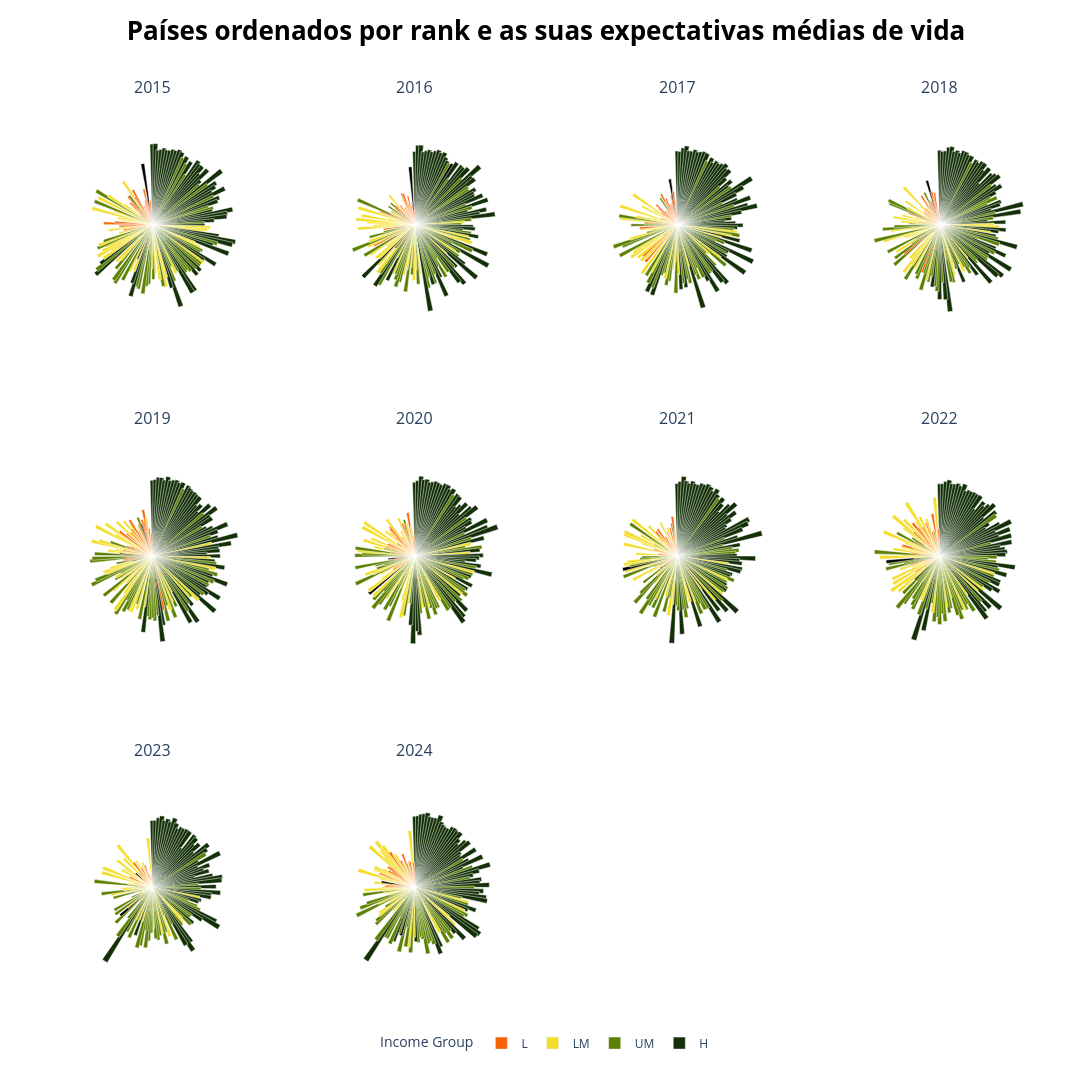

Notebook cell for this chart:
### Markdown cell above
#### 3.2- A expectativa de vida contribui consistentemente para a felicidade?

### Code cell
years = sorted(datasets.keys())
n = len(years)

income_colors = {
    'L': "#FB6107",    
    'LM': "#F3DE2C",   
    'UM': "#5C8001",  
    'H': "#143008"     
}

cols = 4
rows = (n + cols - 1) // cols

fig = make_subplots(
    rows=rows,
    cols=cols,
    specs=[[{"type": "polar"} for _ in range(cols)] for _ in range(rows)],
    subplot_titles=[str(year) for year in years], 
    horizontal_spacing=0.08,
    vertical_spacing=0.09     
)

index = 0
for year in years:
    df = datasets[year]

    row = index // cols + 1
    col = index % cols + 1
    
    color_vector = df["Income"].map(income_colors)
    fig.add_trace(
        go.Barpolar(
            r=df["Healthy Life Expectancy"],
            theta=df["Country"],
            width=[1.5]*len(df),
            marker=dict(
                color=color_vector,    
                line_color='white'),
            opacity=1,
            customdata=np.stack([df["Country"], df["Rank"]], axis=-1),
            hovertemplate="<b>%{customdata[0]}</b><br>Rank: %{customdata[1]}<extra></extra>",
            showlegend=False  # Não mostrar legendas individuais
        ),
        row=row, col=col
    )

    fig.update_polars(
        angularaxis=dict(visible=False, rotation=90, direction="clockwise"),
        radialaxis=dict(visible=False),
        bgcolor="white",
        row=row, col=col,
    )

    index += 1


# este for foi LLM
for income_group, color in income_colors.items():
    fig.add_trace(
        go.Barpolar(
            r=[0],
            theta=[0],
            marker_color=color,
            name=income_group,
            showlegend=True
        )
    )


fig.update_layout(
    height=400 * rows,  
    width=300 * cols,   
    margin=dict(t=100, b=80, l=60, r=60),  # b aumentado para a legenda
    showlegend=True,
    title=dict(
        text="<b>Países ordenados por rank e as suas expectativas médias de vida</b>",
        y=0.98,
        x=0.5,
        font=dict(size=26, color="black")
    ),
    legend=dict(
        orientation="h",      # horizontal
        yanchor="bottom",
        y=-0.05,              # posição abaixo dos gráficos
        xanchor="center",
        x=0.5,
        title_text="Income Group"
    )
)

fig.show()

### Figure 1 — Plotly figure (JSON) as saved in the notebook; plotly's stock layout.template omitted (floating-point values rounded to 4 significant figures; data arrays with more than 128 entries replaced by an {"elided": "..."} marker saying what was removed)
{"data": [{"customdata": {"elided": "158x2 mixed values"}, "hovertemplate": "<b>%{customdata[0]}</b><br>Rank: %{customdata[1]}<extra></extra>", "marker": {"color": {"elided": "158 str values"}, "line": {"color": "white"}}, "opacity": 1, "r": {"elided": "158 float values"}, "showlegend": false, "subplot": "polar", "theta": {"elided": "158 str values"}, "type": "barpolar", "width": {"elided": "158 float values"}}, {"customdata": {"elided": "157x2 mixed values"}, "hovertemplate": "<b>%{customdata[0]}</b><br>Rank: %{customdata[1]}<extra></extra>", "marker": {"color": {"elided": "157 str values"}, "line": {"color": "white"}}, "opacity": 1, "r": {"elided": "157 float values"}, "showlegend": false, "subplot": "polar2", "theta": {"elided": "157 str values"}, "type": "barpolar", "width": {"elided": "157 float values"}}, {"customdata": {"elided": "155x2 mixed values"}, "hovertemplate": "<b>%{customdata[0]}</b><br>Rank: %{customdata[1]}<extra></extra>", "marker": {"color": {"elided": "155 str values"}, "line": {"color": "white"}}, "opacity": 1, "r": {"elided": "155 float values"}, "showlegend": false, "subplot": "polar3", "theta": {"elided": "155 str values"}, "type": "barpolar", "width": {"elided": "155 float values"}}, {"customdata": {"elided": "156x2 mixed values"}, "hovertemplate": "<b>%{customdata[0]}</b><br>Rank: %{customdata[1]}<extra></extra>", "marker": {"color": {"elided": "156 str values"}, "line": {"color": "white"}}, "opacity": 1, "r": {"elided": "156 float values"}, "showlegend": false, "subplot": "polar4", "theta": {"elided": "156 str values"}, "type": "barpolar", "width": {"elided": "156 float values"}}, {"customdata": {"elided": "156x2 mixed values"}, "hovertemplate": "<b>%{customdata[0]}</b><br>Rank: %{customdata[1]}<extra></extra>", "marker": {"color": {"elided": "156 str values"}, "line": {"color": "white"}}, "opacity": 1, "r": {"elided": "156 float values"}, "showlegend": false, "subplot": "polar5", "theta": {"elided": "156 str values"}, "type": "barpolar", "width": {"elided": "156 float values"}}, {"customdata": {"elided": "153x2 mixed values"}, "hovertemplate": "<b>%{customdata[0]}</b><br>Rank: %{customdata[1]}<extra></extra>", "marker": {"color": {"elided": "153 str values"}, "line": {"color": "white"}}, "opacity": 1, "r": {"elided": "153 float values"}, "showlegend": false, "subplot": "polar6", "theta": {"elided": "153 str values"}, "type": "barpolar", "width": {"elided": "153 float values"}}, {"customdata": {"elided": "149x2 mixed values"}, "hovertemplate": "<b>%{customdata[0]}</b><br>Rank: %{customdata[1]}<extra></extra>", "marker": {"color": {"elided": "149 str values"}, "line": {"color": "white"}}, "opacity": 1, "r": {"elided": "149 float values"}, "showlegend": false, "subplot": "polar7", "theta": {"elided": "149 str values"}, "type": "barpolar", "width": {"elided": "149 float values"}}, {"customdata": {"elided": "146x2 mixed values"}, "hovertemplate": "<b>%{customdata[0]}</b><br>Rank: %{customdata[1]}<extra></extra>", "marker": {"color": {"elided": "146 str values"}, "line": {"color": "white"}}, "opacity": 1, "r": {"elided": "146 float values"}, "showlegend": false, "subplot": "polar8", "theta": {"elided": "146 str values"}, "type": "barpolar", "width": {"elided": "146 float values"}}, {"customdata": {"elided": "137x2 mixed values"}, "hovertemplate": "<b>%{customdata[0]}</b><br>Rank: %{customdata[1]}<extra></extra>", "marker": {"color": {"elided": "137 str values"}, "line": {"color": "white"}}, "opacity": 1, "r": {"elided": "137 float values"}, "showlegend": false, "subplot": "polar9", "theta": {"elided": "137 str values"}, "type": "barpolar", "width": {"elided": "137 float values"}}, {"customdata": {"elided": "143x2 mixed values"}, "hovertemplate": "<b>%{customdata[0]}</b><br>Rank: %{customdata[1]}<extra></extra>", "marker": {"color": {"elided": "143 str values"}, "line": {"color": "white"}}, "opacity": 1, "r": {"elided": "143 float values"}, "showlegend": false, "subplot": "polar10", "theta": {"elided": "143 str values"}, "type": "barpolar", "width": {"elided": "143 float values"}}, {"marker": {"color": "#FB6107"}, "name": "L", "r": [0], "showlegend": true, "theta": [0], "type": "barpolar"}, {"marker": {"color": "#F3DE2C"}, "name": "LM", "r": [0], "showlegend": true, "theta": [0], "type": "barpolar"}, {"marker": {"color": "#5C8001"}, "name": "UM", "r": [0], "showlegend": true, "theta": [0], "type": "barpolar"}, {"marker": {"color": "#143008"}, "name": "H", "r": [0], "showlegend": true, "theta": [0], "type": "barpolar"}], "layout": {"annotations": [{"font": {"size": 16}, "showarrow": false, "text": "2015", "x": 0.095, "xanchor": "center", "xref": "paper", "y": 1, "yanchor": "bottom", "yref": "paper"}, {"font": {"size": 16}, "showarrow": false, "text": "2016", "x": 0.365, "xanchor": "center", "xref": "paper", "y": 1, "yanchor": "bottom", "yref": "paper"}, {"font": {"size": 16}, "showarrow": false, "text": "2017", "x": 0.635, "xanchor": "center", "xref": "paper", "y": 1, "yanchor": "bottom", "yref": "paper"}, {"font": {"size": 16}, "showarrow": false, "text": "2018", "x": 0.905, "xanchor": "center", "xref": "paper", "y": 1, "yanchor": "bottom", "yref": "paper"}, {"font": {"size": 16}, "showarrow": false, "text": "2019", "x": 0.095, "xanchor": "center", "xref": "paper", "y": 0.6367, "yanchor": "bottom", "yref": "paper"}, {"font": {"size": 16}, "showarrow": false, "text": "2020", "x": 0.365, "xanchor": "center", "xref": "paper", "y": 0.6367, "yanchor": "bottom", "yref": "paper"}, {"font": {"size": 16}, "showarrow": false, "text": "2021", "x": 0.635, "xanchor": "center", "xref": "paper", "y": 0.6367, "yanchor": "bottom", "yref": "paper"}, {"font": {"size": 16}, "showarrow": false, "text": "2022", "x": 0.905, "xanchor": "center", "xref": "paper", "y": 0.6367, "yanchor": "bottom", "yref": "paper"}, {"font": {"size": 16}, "showarrow": false, "text": "2023", "x": 0.095, "xanchor": "center", "xref": "paper", "y": 0.2733, "yanchor": "bottom", "yref": "paper"}, {"font": {"size": 16}, "showarrow": false, "text": "2024", "x": 0.365, "xanchor": "center", "xref": "paper", "y": 0.2733, "yanchor": "bottom", "yref": "paper"}], "height": 1200, "legend": {"orientation": "h", "title": {"text": "Income Group"}, "x": 0.5, "xanchor": "center", "y": -0.05, "yanchor": "bottom"}, "margin": {"b": 80, "l": 60, "r": 60, "t": 100}, "polar": {"angularaxis": {"direction": "clockwise", "rotation": 90, "visible": false}, "bgcolor": "white", "domain": {"x": [0, 0.19], "y": [0.7267, 1]}, "radialaxis": {"visible": false}}, "polar10": {"angularaxis": {"direction": "clockwise", "rotation": 90, "visible": false}, "bgcolor": "white", "domain": {"x": [0.27, 0.46], "y": [0, 0.2733]}, "radialaxis": {"visible": false}}, "polar11": {"domain": {"x": [0.54, 0.73], "y": [0, 0.2733]}}, "polar12": {"domain": {"x": [0.81, 1], "y": [0, 0.2733]}}, "polar2": {"angularaxis": {"direction": "clockwise", "rotation": 90, "visible": false}, "bgcolor": "white", "domain": {"x": [0.27, 0.46], "y": [0.7267, 1]}, "radialaxis": {"visible": false}}, "polar3": {"angularaxis": {"direction": "clockwise", "rotation": 90, "visible": false}, "bgcolor": "white", "domain": {"x": [0.54, 0.73], "y": [0.7267, 1]}, "radialaxis": {"visible": false}}, "polar4": {"angularaxis": {"direction": "clockwise", "rotation": 90, "visible": false}, "bgcolor": "white", "domain": {"x": [0.81, 1], "y": [0.7267, 1]}, "radialaxis": {"visible": false}}, "polar5": {"angularaxis": {"direction": "clockwise", "rotation": 90, "visible": false}, "bgcolor": "white", "domain": {"x": [0, 0.19], "y": [0.3633, 0.6367]}, "radialaxis": {"visible": false}}, "polar6": {"angularaxis": {"direction": "clockwise", "rotation": 90, "visible": false}, "bgcolor": "white", "domain": {"x": [0.27, 0.46], "y": [0.3633, 0.6367]}, "radialaxis": {"visible": false}}, "polar7": {"angularaxis": {"direction": "clockwise", "rotation": 90, "visible": false}, "bgcolor": "white", "domain": {"x": [0.54, 0.73], "y": [0.3633, 0.6367]}, "radialaxis": {"visible": false}}, "polar8": {"angularaxis": {"direction": "clockwise", "rotation": 90, "visible": false}, "bgcolor": "white", "domain": {"x": [0.81, 1], "y": [0.3633, 0.6367]}, "radialaxis": {"visible": false}}, "polar9": {"angularaxis": {"direction": "clockwise", "rotation": 90, "visible": false}, "bgcolor": "white", "domain": {"x": [0, 0.19], "y": [0, 0.2733]}, "radialaxis": {"visible": false}}, "showlegend": true, "title": {"font": {"color": "black", "size": 26}, "text": "<b>Países ordenados por rank e as suas expectativas médias de vida</b>", "x": 0.5, "y": 0.98}, "width": 1200}}
